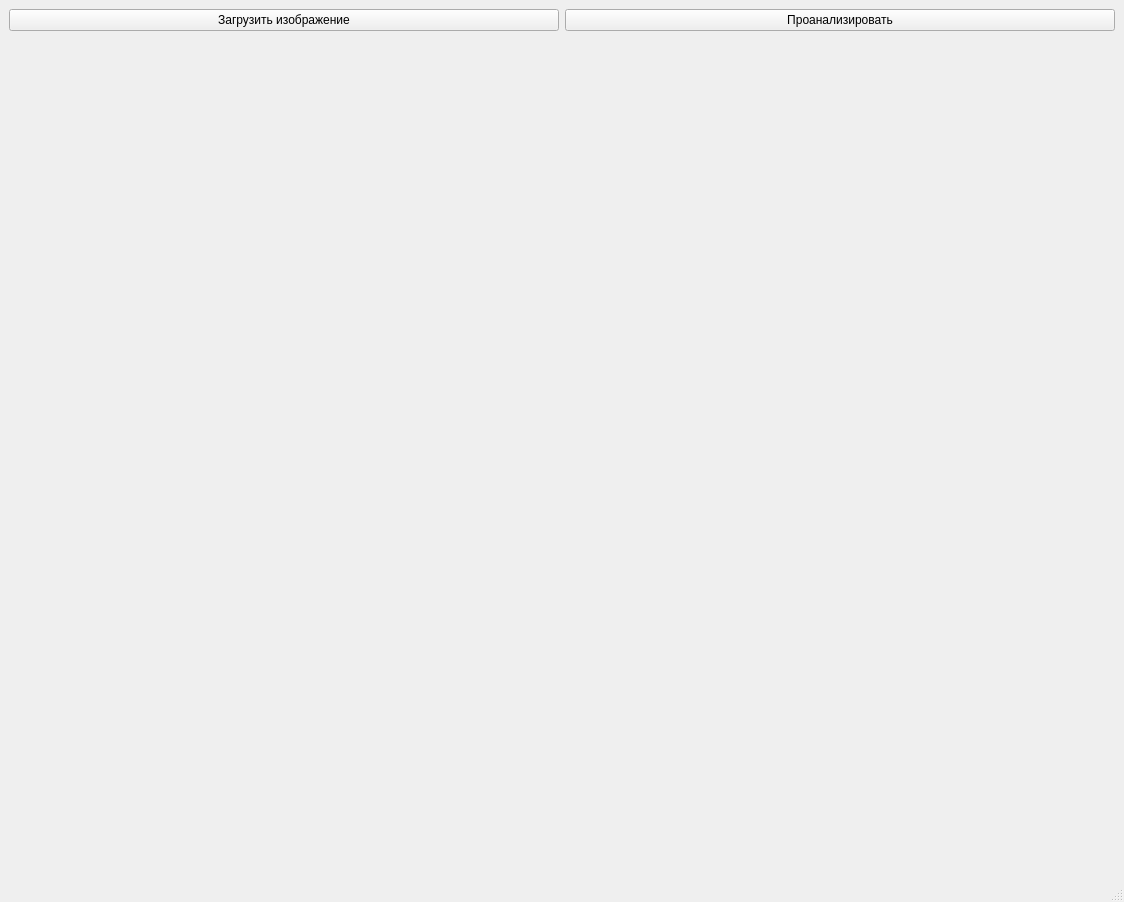
<?xml version="1.0" encoding="UTF-8"?>
<ui version="4.0">
 <class>MainWindow</class>
 <widget class="QMainWindow" name="MainWindow">
  <property name="geometry">
   <rect>
    <x>0</x>
    <y>0</y>
    <width>1124</width>
    <height>902</height>
   </rect>
  </property>
  <property name="windowTitle">
   <string>MainWindow</string>
  </property>
  <widget class="QWidget" name="centralwidget">
   <layout class="QHBoxLayout" name="horizontalLayout">
    <item>
     <layout class="QVBoxLayout" name="verticalLayout">
      <item>
       <widget class="QPushButton" name="pushButton">
        <property name="text">
         <string>Загрузить изображение</string>
        </property>
       </widget>
      </item>
      <item>
       <widget class="QLabel" name="label">
        <property name="text">
         <string/>
        </property>
       </widget>
      </item>
     </layout>
    </item>
    <item>
     <layout class="QVBoxLayout" name="verticalLayout_2">
      <item>
       <widget class="QPushButton" name="pushButton_2">
        <property name="text">
         <string>Проанализировать</string>
        </property>
       </widget>
      </item>
      <item>
       <widget class="QLabel" name="label_2">
        <property name="text">
         <string/>
        </property>
       </widget>
      </item>
     </layout>
    </item>
   </layout>
  </widget>
  <widget class="QMenuBar" name="menubar">
   <property name="geometry">
    <rect>
     <x>0</x>
     <y>0</y>
     <width>1124</width>
     <height>21</height>
    </rect>
   </property>
  </widget>
  <widget class="QStatusBar" name="statusbar"/>
 </widget>
 <resources/>
 <connections/>
</ui>
